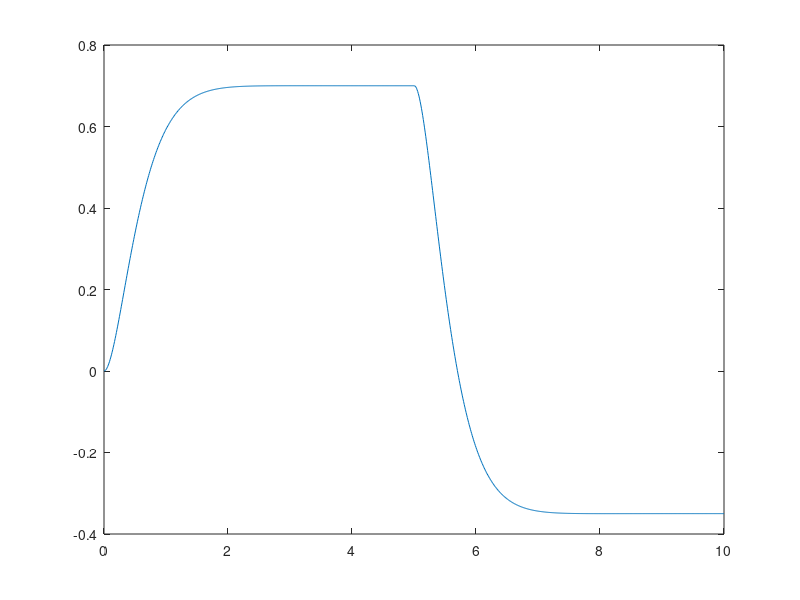

Reproduce this figure in MATLAB.
clc
clear all
close all
%%

m = 0.111;
R = 0.015;
g = -9.8;
L = 1.0;
d = 0.03;
J = 9.99e-6;

s = tf('s');
P_ball = -m*g*d/L/(J/R^2+m)/s^2

%% SS parameters for feedback controller

H = -m*g/(J/(R^2)+m);
A = [0 1 ; 0 0];
B = [0 ; H]; 
C = [1 0];
D = [0];
ball_ss = ss(A,B,C,D);

p1 = -3+1i;
p2 = -3-1i;

K = place(A,B,[p1,p2]')


%%
dt = 0.01;
tEnd = 10;
t1 = 0 : dt : tEnd/2; t2 = tEnd/2+dt : dt : tEnd;
t = horzcat(t1, t2);
u = horzcat( ones(1, length(t1)) , -0.5*ones(1, length(t2)));
sys_cl = ss(A-B*K, B, C, D);
[y,t,x] = lsim(sys_cl, u, t);
figure; plot(t,y)


